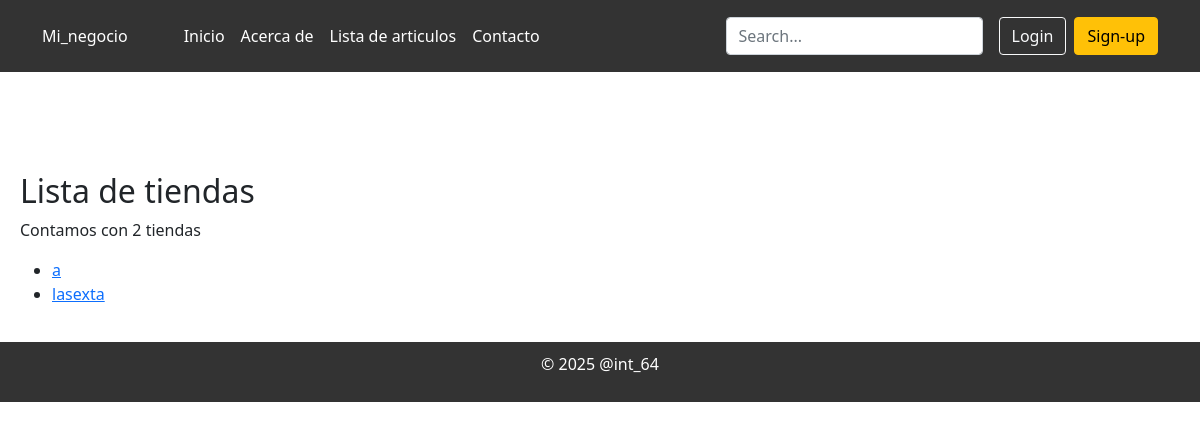
Page /Mi_negocio/listar_tiendas/ on the earlier database version.
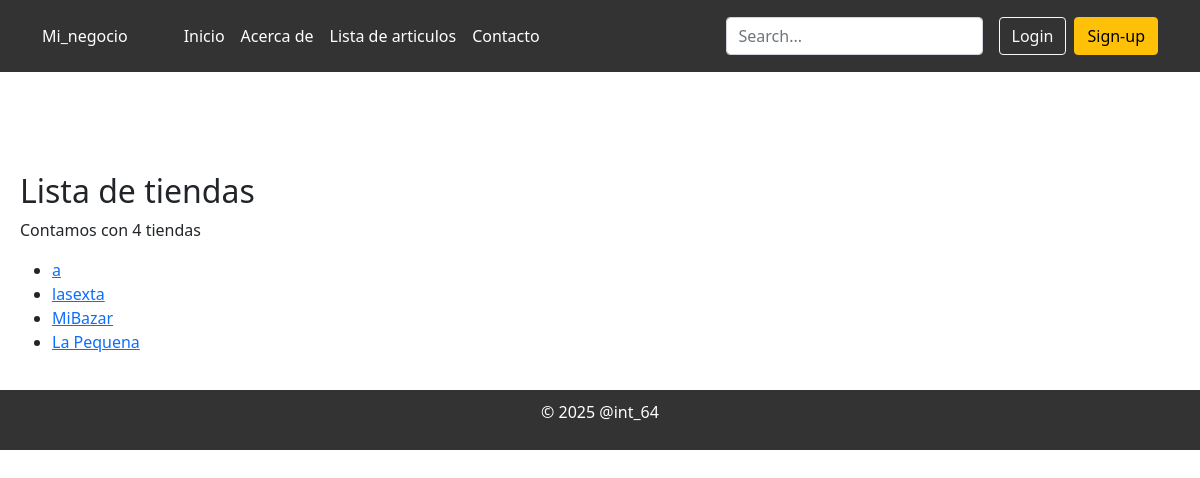
Same page on the later database version.
### Mi_negocio/models.py (models this page shows, shortened)
class Tienda(models.Model):
    nombre=models.CharField(max_length=64)
    direccion=models.TextField(max_length=200)
    telefono=models.CharField(max_length=12)
    propietario = models.ForeignKey(User, on_delete=models.CASCADE)
    correo=models.EmailField()

### Mi_negocio/views.py (the view)
# urls.py: path('listar_tiendas/', views.listar_tiendas, name='listar_tiendas'),
def listar_tiendas(request):
    tiendas = Tienda.objects.all()
    return render(request, 'Mi_negocio/listar_tiendas.html', {'tiendas': tiendas, 'cantidad':tiendas.count })

### Mi_negocio/templates/Mi_negocio/listar_tiendas.html
{% extends 'Mi_negocio/layout.html' %}
{% block body %}
    <h2>Lista de tiendas</h2>
    <p>Contamos con {{cantidad}} tiendas</p>
    <ul>
        {% for tienda in tiendas %}
            <li>
                <a href="{% url 'ver_tienda' tienda_id=tienda.id %}">{{ tienda.nombre }}</a>
            </li>
        {% endfor %}
    </ul>
{% endblock %}

Differences in the rows shown:
added Tienda: nombre "MiBazar"
added Tienda: nombre "La Pequena"
Other differences:
{{ cantidad }}: "2" → "4"
